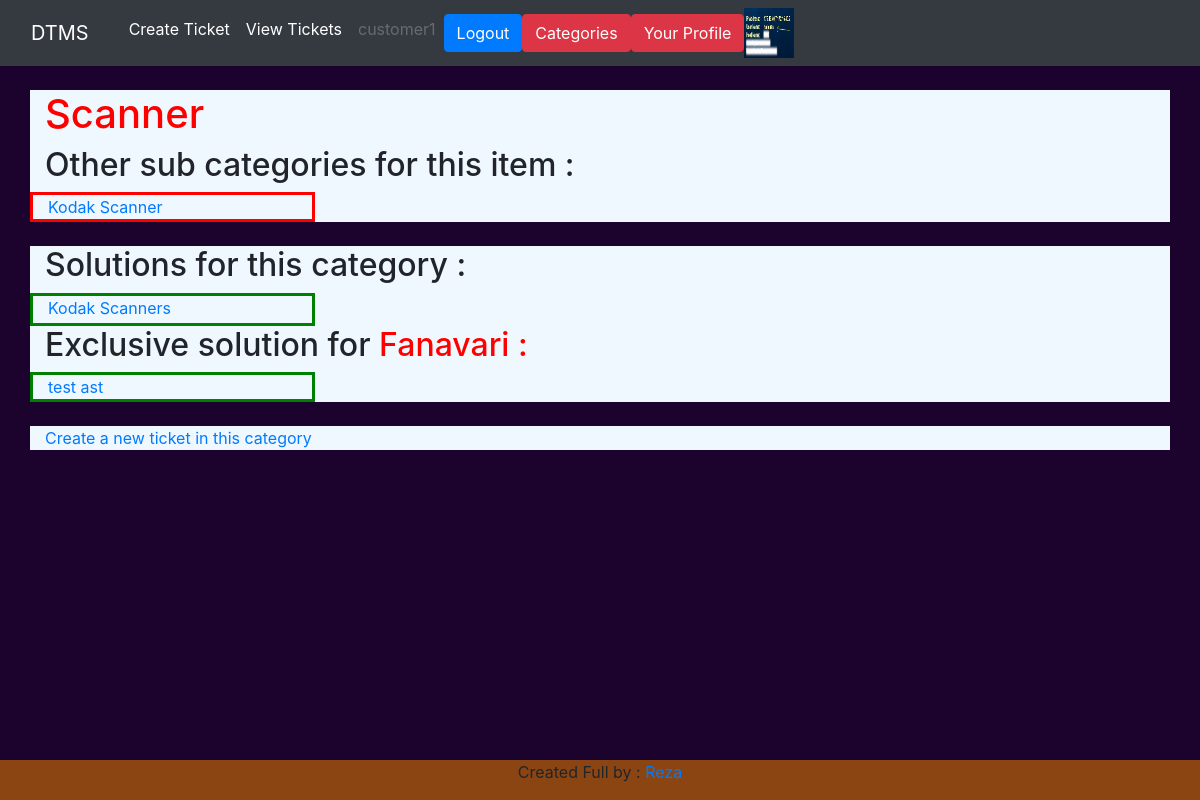
The page /categories/2 (signed in) on the database as committed earlier.
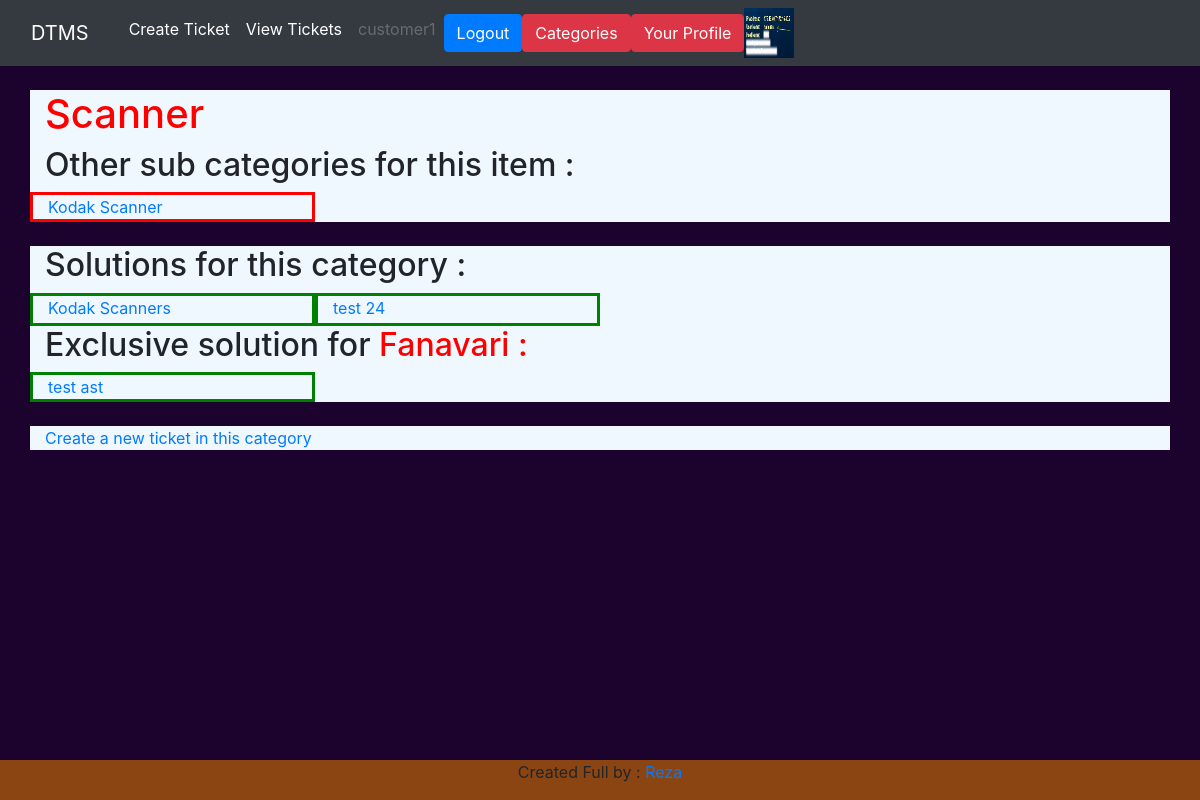
The same page on the database as committed later.
### solutions/models.py (models this page shows, shortened)
class Category(models.Model):
    title = models.CharField(max_length=100, unique=True)
    description = models.TextField()
    date_created = models.DateTimeField(auto_now_add=True)
    slug = models.SlugField(max_length=255, unique=True , blank=True , null=True)
    parent = models.ForeignKey("self" , on_delete=models.CASCADE,  blank=True , null=True )
    class Meta :
        ordering = ('title',)
        verbose_name_plural = 'Categories'

class Solution(models.Model):
    site = models.ForeignKey(Site , on_delete=models.SET_NULL , null=True , blank=True)
    visible = models.BooleanField(default=True)
    visible_to_all = models.BooleanField(default=True)
    category = models.ForeignKey(Category , on_delete=models.SET_NULL , null=True , blank=True)
    title = models.CharField(max_length=100, unique=True)
    description = models.TextField(default='Write something')
    owner = models.ForeignKey(User , on_delete=models.SET_NULL , null=True , blank=True)
    last_viewed = models.DateTimeField(null=True , blank=True)
    date_created = models.DateTimeField(auto_now_add=True)
    file = models.FileField(upload_to='solutions_file', blank=True , null=True)
    slug = models.SlugField(max_length=255, unique=True , blank=True , null=True)

### solutions/views.py (the view)
# urls.py: path('<int:pk>', views.category_detail, name='category'),
@login_required
def category_detail(request , pk):
    category = get_object_or_404(Category , pk=pk)
    sub_categories = Category.objects.filter(parent=category)
    if request.user.is_engineer :
        solutions = Solution.objects.filter(category = category).filter(visible_to_all = True)
        site_solutions = Solution.objects.filter(site = request.user.site).filter(visible_to_all = False).filter(category = category)
    else :
        solutions = Solution.objects.filter(category = category).filter(visible = True).filter(visible_to_all = True)
        site_solutions = Solution.objects.filter(site = request.user.site).filter(visible = True).filter(visible_to_all = False).filter(category = category)
    your_tickets = Ticket.objects.filter(created_by = request.user).filter(category = category)
    return render(request, 'solutions/category.html', {
        'category':category,
        'solutions' : solutions,
        'your_tickets' : your_tickets,
        'sub_categories' : sub_categories,
        'site_solutions' : site_solutions,
    })

### users/models.py (called while the page is built)
    def __str__(self) :
        return self.name

### templates/solutions/category.html (shortened to what this page needs)
{% extends 'base.html' %}
{% load widget_tweaks %}
{% block content %}
<div class="row" style="background-color: aliceblue;">
    <div class="col-md-6">
        <h1 style="color:  red;" >{{category.title}}</h1>
    </div>
    <div class="col-md-6">
    </div>
</div>
{% if sub_categories %}
    <div class="row" style="background-color: aliceblue;">
        <div class="col-md-12">
            <h2>Other sub categories for this item : </h2>
        </div>
        {% for category in sub_categories %}
        <div class="col-md-3" style="border: solid red;">
            <a href="{% url 'category' category.id %}">
                {{category.title}}
            </a>
        </div>
        {% endfor %}
    </div>
    <br>
{% endif %}
<div class="row" style="background-color: aliceblue;">
    <div class="col-md-12">
        <h2>Solutions for this category : </h2>
    </div>
    {% for solution in solutions %}
        {% if solution.visible == True %}
            <div class="col-md-3" style="border: solid green;">
                <a href="{% url 'solution' solution.pk %}">
                    {{solution.title}}
                </a>
            </div>
        {% else %}
            <div class="col-md-3" style="border: solid red;">
                <a href="{% url 'solution' solution.pk %}">
                    {{solution.title}}
                </a>
            </div>
        {% endif %}
    {% endfor %}
    <br>
    <br>
    <div class="col-md-12">
        <h2>Exclusive solution for <span style="color: red;">{{ request.user.site }} : </span></h2>
    </div>
    {% if site_solutions %}
        {% for solution in site_solutions %}
            {% if solution.visible == True %}
            <div class="col-md-3" style="border: solid green;">
                <a href="{% url 'solution' solution.pk %}">
                    {{solution.title}}
                </a>
            </div>
            {% else %}
                <div class="col-md-3" style="border: solid red;">
                    <a href="{% url 'solution' solution.pk %}">
                        {{solution.title}}
                    </a>
                </div>
            {% endif %}
        {% endfor %}
    {% endif %}
</div>
<br>
<div class="row" style="background-color: aliceblue;">
    <div class="col-md-12">
        {% if request.user.is_customer %}
        <a href="{% url 'create-ticket-category' category.pk %}">
            Create a new ticket in this category
        </a>
        {% endif %}
    </div>
</div>
{% endblock content %}

Rows that differ between the two databases and show on the page:
added Solution: title "test 24", shown under "Solutions for this category :"
